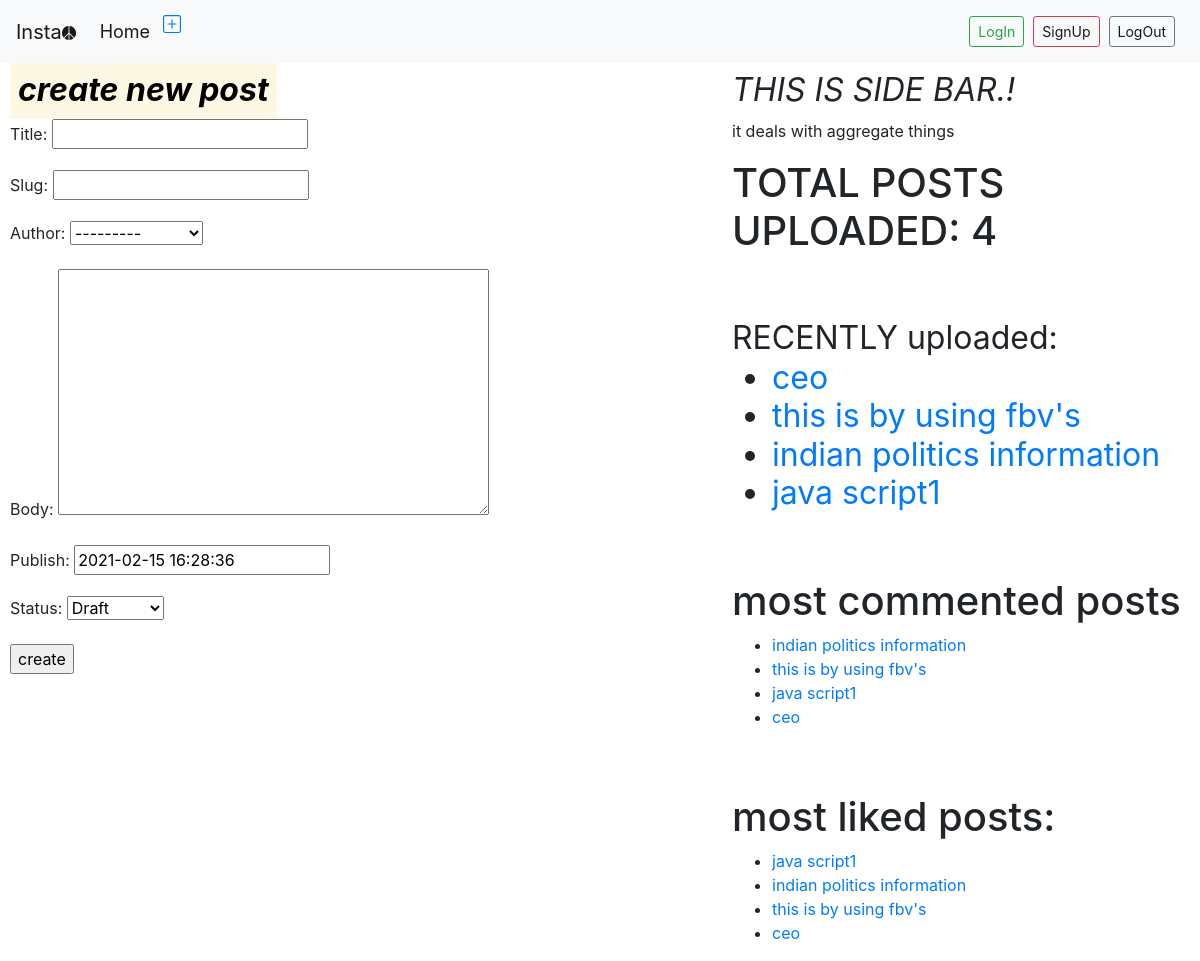
Page /create/ on the committed database.
### blog/models.py (models this page shows, shortened)
class Post(models.Model):
    STATUS_CHOICES=(('draft','Draft'),('published','Published'))
    title=models.CharField(max_length=128)
    slug=models.SlugField(max_length=128,unique_for_date='publish')
    author=models.ForeignKey(User,related_name='blog_posts',on_delete=models.CASCADE)
    body=models.TextField()
    publish=models.DateTimeField(default=timezone.now)
    created=models.DateTimeField(auto_now_add=True)
    updated=models.DateTimeField(auto_now=True)
    status=models.CharField(max_length=10,default='draft',choices=STATUS_CHOICES)
    tags=TaggableManager()
    objects=CustomManager()
    class Meta:
        ordering=['-publish']
    def get_absolute_url(self):
        return reverse('detail',args=[self.publish.year,self.publish.strftime('%m'),self.publish.strftime('%d'),self.slug])

### blog/views.py (the view)
# urls.py: path('create/',views.postcreate_view),
def postcreate_view(request):
    form=forms.CreateForm()
    if request.method=='POST':
        form=forms.CreateForm(request.POST)
        if form.is_valid():
            form.save()
        return redirect('/home')
    return render(request,'blog/post_create.html',{'form':form})

### blog/forms.py
class CreateForm(forms.ModelForm):
    class Meta:
        model=Post
        fields='__all__'

### blog/models.py (called while the page is built)
    def get_queryset(self):
        return super().get_queryset().filter(status='published')

### blog/templatetags/blog_tags.py (called while the page is built)
@register.simple_tag(name='my_tag')
def total_posts():
    return Post.objects.count()

@register.inclusion_tag('blog/latest.html')
def show_latest_posts(count=4):
    latest_posts=Post.objects.order_by('-publish')[:count]
    return {'latest_posts':latest_posts}

@register.simple_tag
def most_commented_post(count=4):
    return Post.objects.annotate(total_comments=Count('comments')).order_by('-total_comments')[:count]

@register.simple_tag
def most_liked_post(count=4):
    return Post.objects.annotate(total_likes=Count('likes')).order_by('-total_likes')[:count]

### templates/blog/post_create.html (shortened to what this page needs)
<!DOCTYPE html>
{% extends 'blog/base.html' %}
{% block content %}
<h1><mark><small><i><strong>create new post</strong></i></small></mark></h1>
<form method="post">
  {{form.as_p}}
  <input type="submit" name="" value="create">
</form>
{% endblock %}

### templates/blog/base.html (shortened to what this page needs)
<!DOCTYPE html>
{% load staticfiles %}
{% load blog_tags %}
<html lang="en" dir="ltr">
  <head>
    <link rel="stylesheet" href="{% static "css/demo.css" %}">
    <link rel="stylesheet" href="{% static "css/bootstrap.css" %}">
  </head>
  <body>
    <nav class="navbar navbar-expand-lg navbar-light bg-light sticky-top" style="background-color: #e3f2fd;">
  <a class="navbar-brand" href="#">Insta </a>
  <div class="collapse navbar-collapse" id="navbarText">
    <ul class="navbar-nav mr-auto">
      <li class="nav-item active">
        <a class="nav-link" href="/home" style="font-size:18px;">Home</a>
      </li>&nbsp
      <li class="nav-item">
        <a href="/create"> <svg xmlns="http://www.w3.org/2000/svg" width="18" height="18" fill="currentColor" class="bi bi-plus-square" viewBox="0 0 16 16">
      </li>
    </ul>
    <span class="navbar-text">
       <a href="/accounts/login" class="btn btn-outline-success btn-sm">LogIn</a>&nbsp&nbsp
    </span>
    <span class="navbar-text">
      <a href="/signup" class="btn btn-outline-danger btn-sm">SignUp</a>&nbsp&nbsp
    </span>
    <span class="navbar-text">
     <a href="/accounts/logout" class="btn btn-outline-secondary btn-sm">LogOut</a>&nbsp&nbsp
    </span>
  </div>
</nav>
    <div class="content">
      {% block content %}
      {% endblock %}
    </div>
    <div class="sidebar">
      <h1><small><i>THIS IS SIDE BAR.!</i></small></h1>
      <p>it deals with aggregate things </p>
      <h1>TOTAL POSTS UPLOADED: {% my_tag %}</h1><br><br>
      <h1> <small>RECENTLY uploaded: {% show_latest_posts %}</small> </h1><br><br>
     <h1>most commented posts</h1>
      {% most_commented_post as commented_post %}
      <ul>
        {% for post in commented_post %}
        <li> <a href="{{post.get_absolute_url}}">{{post.title}}</a> </li>
        {% endfor %}
      </ul><br><br>
<h1>most liked posts: </h1>
{% most_liked_post as liked_post %}
<ul>
  {% for post in  liked_post %}
  <li> <a href="{{post.get_absolute_url}}">{{post.title}}</a> </li>
  {% endfor %}
</ul>
    </div>
  </body>
</html>

### templates/blog/latest.html
<ul>
  {% for post in latest_posts %}
  <li> <a href="{{post.get_absolute_url}}"> {{post.title}} </a></li>
  {% endfor %}
</ul>

### static/css/demo.css (style rules this page uses)
.content { width: 60%; float: left; padding: 0 0 0 10px; }
.sidebar { width: 39%; float: right; }
body { font-family: 'PT Serif', serif; margin-top: 80px; margin-left: 4px; }

### rows in the picture
Post: title "ceo"
Post: title "this is by using fbv's"
Post: title "indian politics information"
Post: title "java script1"
